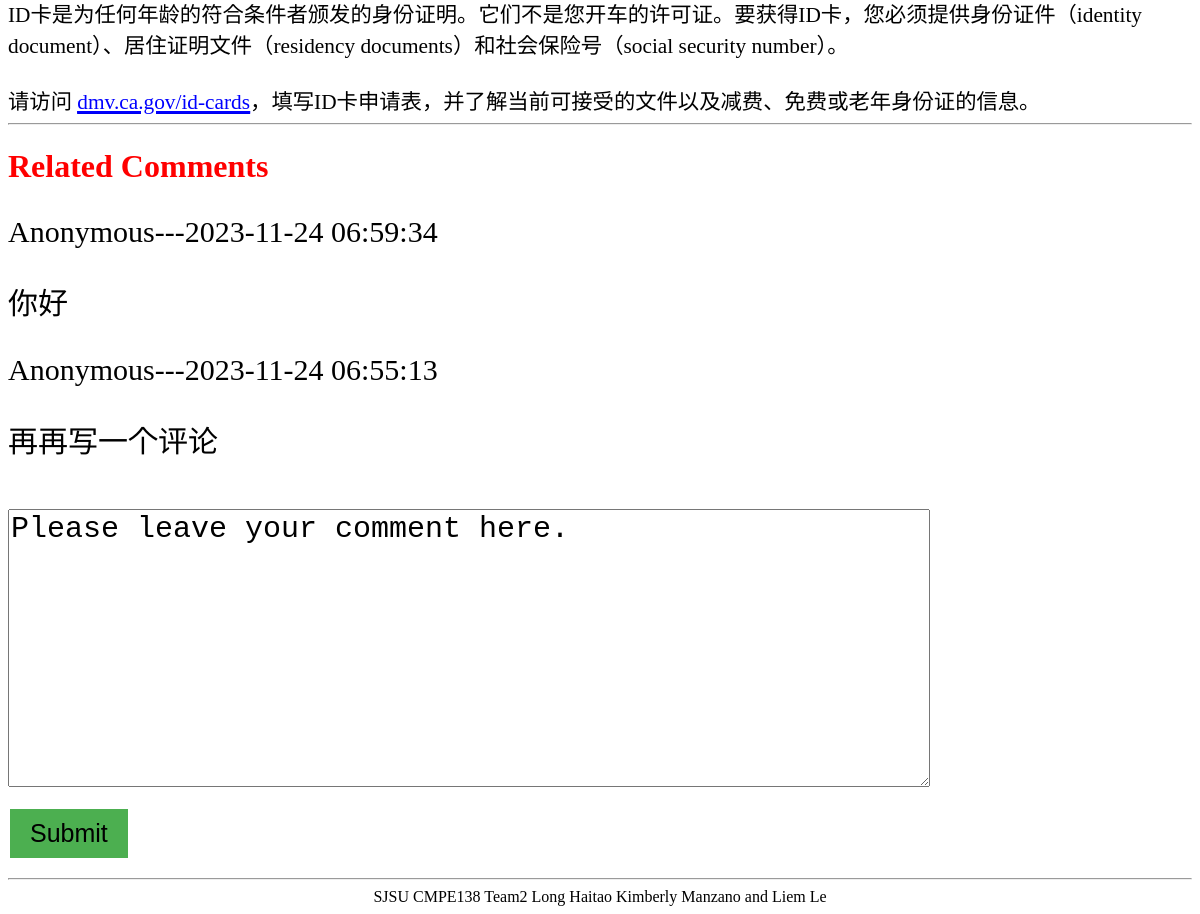
The page /pages.php?page_id=s1 (lower part) on the database as committed earlier.
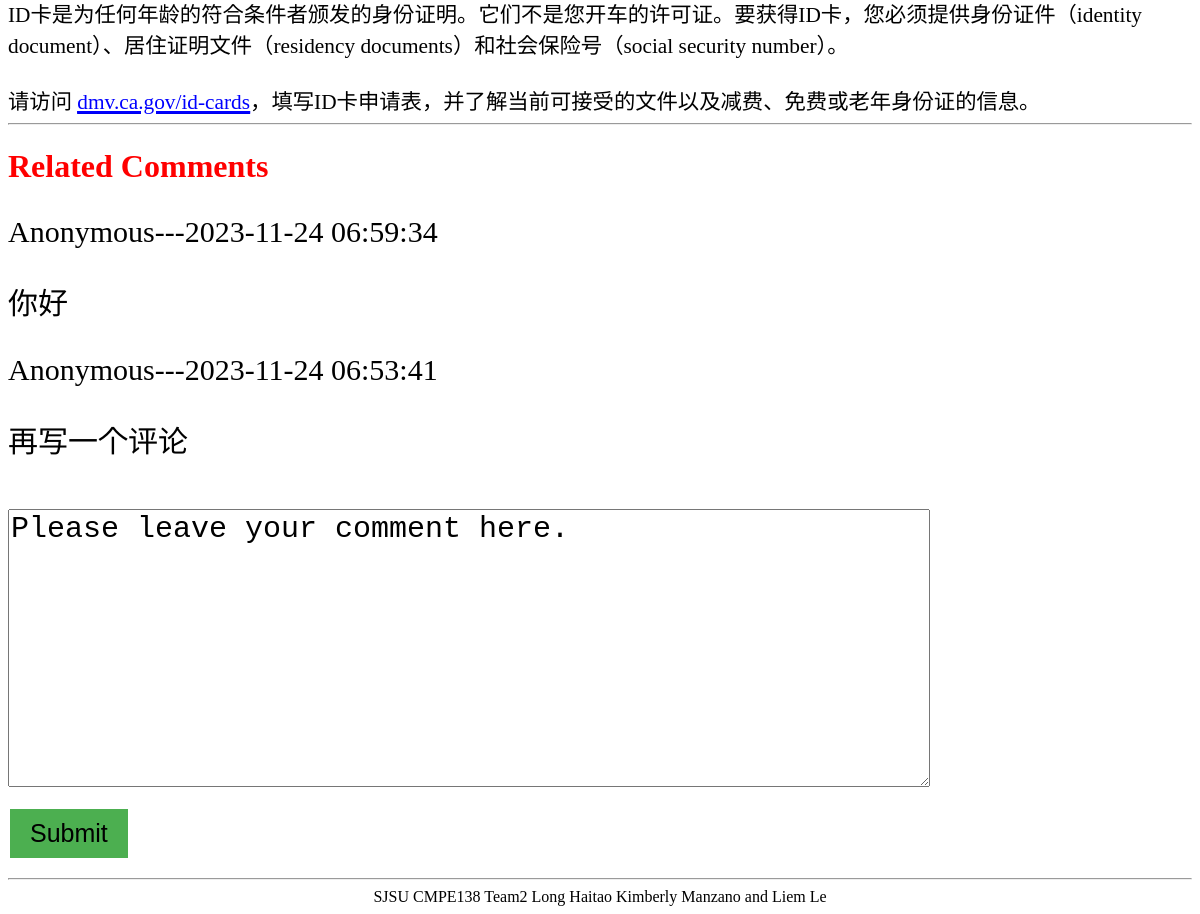
The same page on the database as committed later.
### tables this page shows
CREATE TABLE `comments` (
  `comment_id` int(4) NOT NULL,
  `time_stamp` timestamp NOT NULL DEFAULT current_timestamp(),
  `context` text NOT NULL,
  `page_id` varchar(4) NOT NULL,
  `user_email` varchar(30) NOT NULL
);

### include/Logger.php (called while the page is built, shortened)
<?php
class Logger extends AbstractLogger
{
    protected $options = array (
        'extension'      => 'txt',
        'dateFormat'     => 'Y-m-d G:i:s.u',
        'filename'       => false,
        'flushFrequency' => false,
        'prefix'         => 'log_',
        'logFormat'      => false,
        'appendContext'  => true,
    );
    private $logFilePath;
    protected $logLevels = array(
        LogLevel::EMERGENCY => 0,
        LogLevel::ALERT     => 1,
        LogLevel::CRITICAL  => 2,
        LogLevel::ERROR     => 3,
        LogLevel::WARNING   => 4,
        LogLevel::NOTICE    => 5,
        LogLevel::INFO      => 6,
        LogLevel::DEBUG     => 7
    );
    public function __construct($logDirectory, $logLevelThreshold = LogLevel::DEBUG, array $options = array())
    {
        $this->logLevelThreshold = $logLevelThreshold;
        $this->options = array_merge($this->options, $options);
        $logDirectory = rtrim($logDirectory, DIRECTORY_SEPARATOR);
    }
    public function setLogFilePath($logDirectory) {
        if ($this->options['filename']) {
            if (strpos($this->options['filename'], '.log') !== false || strpos($this->options['filename'], '.txt') !== false) {
                $this->logFilePath = $logDirectory.DIRECTORY_SEPARATOR.$this->options['filename'];
            }
            else {
                $this->logFilePath = $logDirectory.DIRECTORY_SEPARATOR.$this->options['filename'].'.'.$this->options['extension'];
            }
        } else {
            $this->logFilePath = $logDirectory.DIRECTORY_SEPARATOR.$this->options['prefix'].date('Y-m-d').'.'.$this->options['extension'];
        }
    }
    public function setFileHandle($writeMode) {
        $this->fileHandle = fopen($this->logFilePath, $writeMode);
    }
    public function log($level, $message, array $context = array())
    {
        $message = $this->formatMessage($level, $message, $context);
    }
    protected function formatMessage($level, $message, $context)
    {
        if ($this->options['logFormat']) {
            $parts = array(
                'date'          => $this->getTimestamp(),
                'level'         => strtoupper($level),
                'level-padding' => str_repeat(' ', 9 - strlen($level)),
                'priority'      => $this->logLevels[$level],
                'message'       => $message,
                'context'       => json_encode($context),
            );
            $message = $this->options['logFormat'];
            foreach ($parts as $part => $value) {
                $message = str_replace('{'.$part.'}', $value, $message);
            }
        } else {
            $message = "[{$this->getTimestamp()}] [{$level}] {$message}";
        }
        return $message.PHP_EOL;
    }
    private function getTimestamp()
    {
        $originalTime = microtime(true);
        $micro = sprintf("%06d", ($originalTime - floor($originalTime)) * 1000000);
        $date = new DateTime(date('Y-m-d H:i:s.'.$micro, (int)$originalTime));
        return $date->format($this->options['dateFormat']);
    }
}

### include/config.php (called while the page is built, shortened)
<?php
include_once "Table.php";
include_once "Logger.php";
$lang = 'en';
$host = "localhost";
$username = "root";
$password = "";
$database = "DMVhelper";
$OPTION_COMMENT = 'order by time_stamp desc limit 2';
$log = new Logger('log/', LogLevel::INFO);
try {
    $pdo = new PDO("mysql:host={$host};dbname={$database};charset=utf8",
                   $username,
                   $password);
} catch (PDOException $e) {
    echo $e->getMessage();
    $log->error($e->getMessage());
}
$table_comments = new Table($pdo, $log, 'comments', 'comment_id');

### include/Table.php (called while the page is built, shortened)
<?php
include_once "Logger.php";
class Table {
    private $pdo;
    private $log;
    public function __construct(PDO $pdo, Logger $log, string $table, string $primaryKey='') {
        $this->pdo = $pdo;
        $this->log = $log;
    }
    public function select($sql) {
        $stmt = $this->action($sql);
        return $stmt->fetchAll();
    }
    private function action($sql) {
        try {
            $this->log->info(($_SESSION['email'] ?? 'Anonymous').', '.basename($_SERVER['SCRIPT_FILENAME']).', '.$sql);
            $stmt = $this->pdo->query($sql);
        } catch (PDOException $e) {
            $this->log->error($e->getMessage());
            echo $e->getMessage();
        }
        return $stmt;
    }
}

### include/comments.php (the view, shortened to what this page needs)
<?php
$sql = "SELECT * FROM comments WHERE page_id= '{$_GET['page_id']}' {$OPTION_COMMENT};";
$comments = $table_comments->select($sql);
foreach ($comments as $c) {
    $context = $c['context'];
    $time_stamp = $c['time_stamp'];
    $user_email = $c['user_email'];
?>
<form>
    <p class="comment"><?php echo $user_email.'---'; echo $time_stamp ?> </p>
    <p class="comment"><?php echo $context ?></p>
</form>
<?php
}
?>
<form  method="post">
    <br />
    <textarea name="comments" cols="50" rows="8"><?php echo $UI['page']['comment']['default_comment'][$lang]?></textarea>
    <br />
    <br />
    <input type="submit" value="<?php echo $UI['page']['comment']['submit'][$lang]?>">
    <br />
</form>

Rows that differ between the two databases and show on the page:
removed comments: user_email "Anonymous", time_stamp "2023-11-24 06:55:13", context "再再写一个评论"
now on this page (row unchanged): comments: user_email "Anonymous", time_stamp "2023-11-24 06:53:41", context "再写一个评论"
